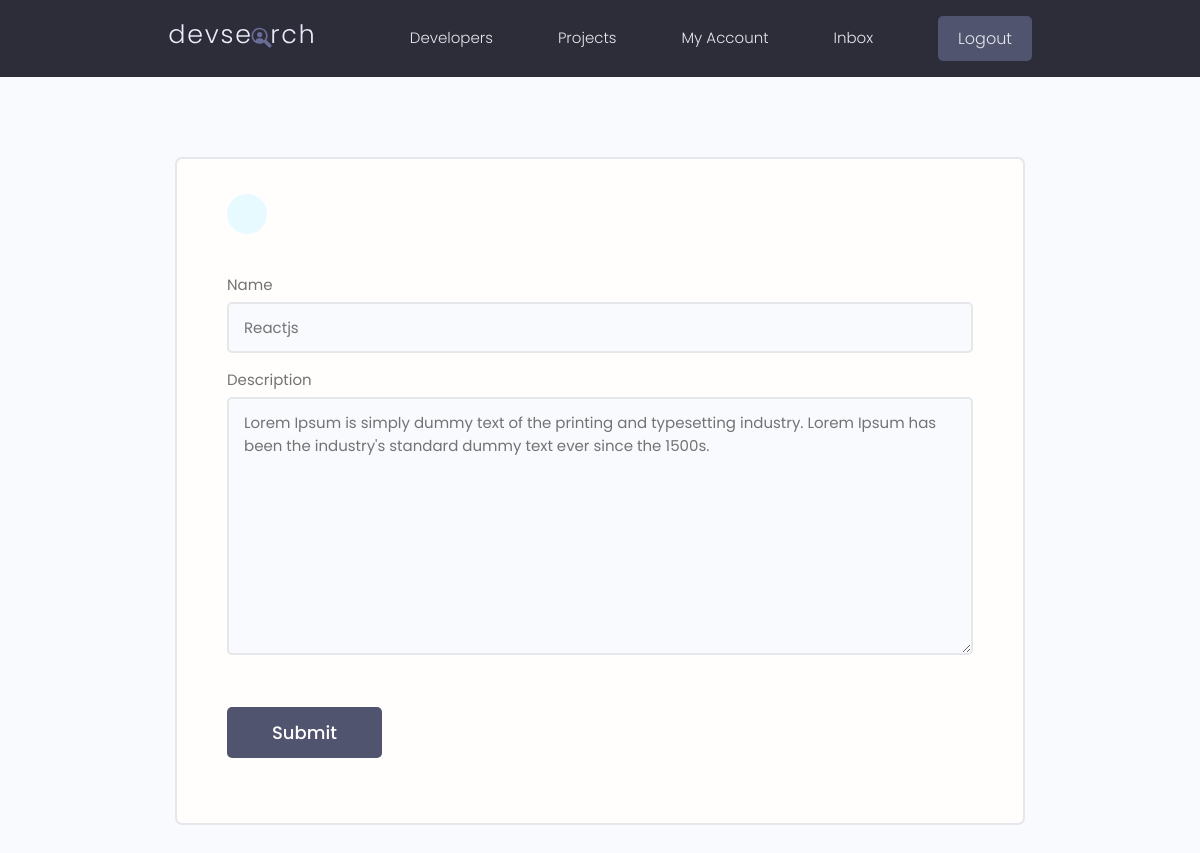
The app's page /update-skill/daa08a14-b227-4146-bedf-cb76b9cd05df/ (signed in) with its own data.
### users/models.py (models this page shows, shortened)
class Skill(models.Model):
    owner = models.ForeignKey(Profile, on_delete=models.CASCADE, null=True, blank=True)
    name = models.CharField(max_length=200, null=True, blank=True)
    description = models.TextField(null=True, blank=True)
    created = models.DateTimeField(auto_now_add=True)
    id = models.UUIDField(
        default=uuid.uuid4, unique=True, primary_key=True, editable=False
    )

### users/views.py (the view)
# urls.py: path("update-skill/<str:pk>/", views.update_skill, name="update-skill"),
@login_required(login_url="login")
def update_skill(request, pk):
    profile = request.user.profile
    skill = profile.skill_set.get(id=pk)
    form = SkillForm(instance=skill)
    if request.method == "POST":
        form = SkillForm(request.POST, instance=skill)
        if form.is_valid():
            form.save()
            messages.success(request, "skill updated successfully!")
            return redirect("account")
    context = {"form": form}
    return render(request, "users/skill_form.html", context)

### users/forms.py
class SkillForm(ModelForm):
    class Meta:
        model = Skill
        exclude = ["owner"]
    def __init__(self, *args, **kwargs):
        super(SkillForm, self).__init__(*args, **kwargs)
        for name, field in self.fields.items():
            field.widget.attrs.update(
                {
                    "class": "input",
                }
            )

### users/templates/users/skill_form.html (shortened to what this page needs)
{% extends "base.html" %} {% block content %}
<main class="formPage my-xl">
  <div class="content-box">
    <div class="formWrapper">
      <a class="backButton" href="{% url 'account' %}"
        ></a>
      <br />
      <form class="form" action="" method="POST">
        {% for field in form %}
        <div class="form__field">
          <label for="formInput#text">{{field.label}} </label>
          {{field}}
        </div>
        {% endfor%}
        <input
          class="btn btn--sub btn--lg my-md"
          type="submit"
          value="Submit"
        />
      </form>
    </div>
  </div>
</main>
{% endblock %}

### static/styles/app.css (style rules this page uses)
:root { --color-sub: #2d2d39; }
.btn--sub { background-color: var(--color-sub-light); }
.content-box { width: 95%; max-width: 85rem; margin: 0 auto; }
.backButton { background: var(--color-main-light); color: var(--color-main); width: 4rem; height: 4rem; display: flex; align-items: center; justify-content: center; border-radius: 50%; }
.formPage .formWrapper { list-style: none; background: var(--color-white); padding: 3.5rem 5rem; border: 2px solid var(--color-light); border-radius: 0.7rem; }

### static/uikit/styles/modules/_variables.css (style rules this page uses)
:root { --color-main: #5aa5b9; --color-main-light: #e6faff; --color-sub: #3f4156; --color-sub-light: #51546e; --color-sub-lighter: #ededfd; --color-text: #737373; --color-gray: #8b8b8b; --color-light: #e5e7eb; --color-light-gray: #767676; --color-bg: #f8fafd; --color-white: #fffefd; --color-white-light: #f3f3f3; --color-success: #359e64; --color-success-bg: #def8e8; --color-error: #fc4b0b; --color-error-bg: #fff2ee; --font-base: 'Poppins', arial, helvetica, 'Segoe UI', roboto, ubuntu, sans-serif; --font-monospace: 'Fira Code', 'Courier New', courier, monospace; --font-regular: 300; --font-medium: 500; --font-bold: 700; --generic-shadow: 1px 1px 5px #00000010; --generic-transition: all 0.3s ease-in-out; }

### static/uikit/styles/modules/_base.css (style rules this page uses)
* { margin: 0; padding: 0; box-sizing: border-box; text-rendering: optimizeLegibility; color: inherit; font-size: inherit; }
html { font-size: 50%; }
@media only screen and (min-width: 480px) { html { font-size: 56.25%; } }
@media only screen and (min-width: 1200px) { html { font-size: 62.5%; } }
body { line-height: 1.6; font-weight: 400; font-size: 1.5rem; color: var(--color-text); background-color: var(--color-bg); min-height: 100vh; }

### static/uikit/styles/modules/_typography.css (style rules this page uses)
* { font-family: var(--font-base); }
a { padding-bottom: 2px; text-decoration: none; display: inline-block; color: var(--color-main); font-weight: var(--font-medium); }

### static/uikit/styles/modules/_utilities.css (style rules this page uses)
.my-md { margin: 3rem auto; }
.my-xl { margin: 8rem auto; }

### static/uikit/styles/modules/_button.css (style rules this page uses)
.btn { display: inline-block; position: relative; cursor: pointer; background-color: var(--color-light); font-weight: var(--font-medium); color: var(--color-sub); text-decoration: none; padding: 1rem 2rem; border-radius: 0.5rem; border: none; width: -webkit-fit-content; width: -moz-fit-content; width: fit-content; height: -webkit-fit-content; height: -moz-fit-content; height: fit-content; font-size: 1.6rem; outline-width: 0; outline-color: transparent; -webkit-backface-visibility: hidden; backface-visibility: hidden; transition: all 0.3s ease-in-out; }
.btn--sub { background-color: var(--color-sub); color: var(--color-white); }
.btn--lg { font-size: 1.8rem; padding: 1.2rem 4.5rem; }

### static/uikit/styles/modules/_form.css (style rules this page uses)
.form { display: block; }
.form__field { margin-top: 1.5rem; margin-bottom: 1.5rem; }
.form__label, .form__field > label { display: block; margin-bottom: 0.5rem; color: var(--color-text); }
input.input[type='text'], input.input[type='email'], input.input[type='password'], input.input[type='number'], textarea.input { min-width: 24rem; width: 100%; padding: 1.2rem 1.5rem; border-radius: 0.5rem; border: 2px solid var(--color-light); transition: all 0.3s ease-in-out; background-color: var(--color-bg); }

### records on screen
Skill: form "Reactjs" "Lorem Ipsum is simply dummy text of the printing and typesetting industry. Lorem Ipsum has been the industry's standard dummy text ever since the 1500s."

### other values on screen
{{ field.label }} "Name" "Description"
